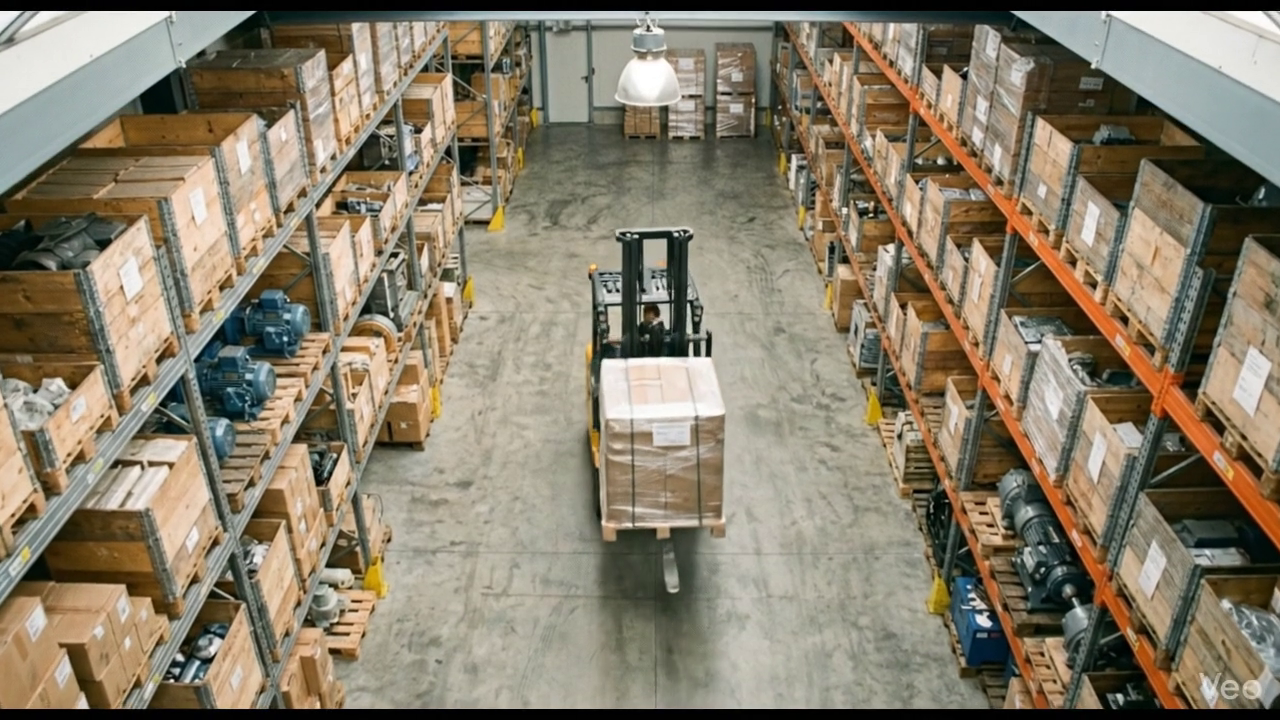
#> input picture frame 19 of Video/input_video.mp4, 1280 x 720 px
$ python cropVDO.py
#> lines starting #> are read from the running program, lines starting #| are printed output that depends on the picture
import cv2
vdo = cv2.VideoCapture("Video/input_video.mp4")

while True:
    ret, frame = vdo.read()
#> frame is the input picture: shape (720, 1280, 3); mean B, G, R 107.1, 126.5, 136.2
    if not ret:
        break

    cropped = frame[100:200, 50:150]
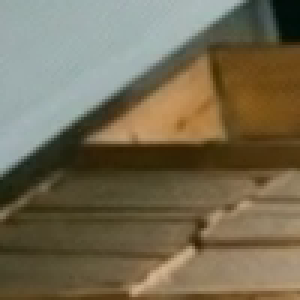
#> cropped: shape (100, 100, 3) (shown 3 times larger); mean B, G, R 83, 107, 116.9
    cv2.imshow("Original vod : ", frame)
    cv2.imshow("Cropped vod : ", cropped)
    if cv2.waitKey(25) & 0xFF == ord('q'):
#> (key q is pressed here)
        break
vdo.release()
cv2.destroyAllWindows()

$ run again, starting later in the video
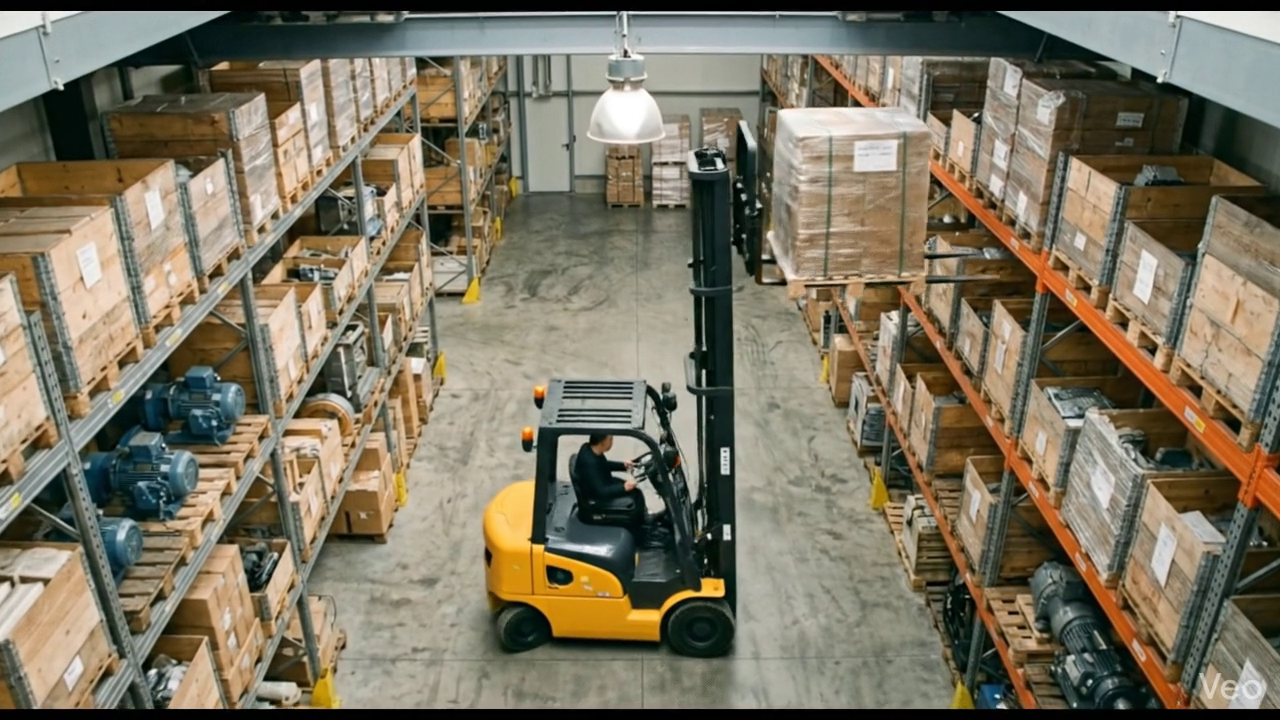
#> input picture frame 86 of Video/input_video.mp4, 1280 x 720 px
#> frame is the input picture: shape (720, 1280, 3); mean B, G, R 97.4, 116.6, 124.3
#> `cropped = frame[100:200, 50:150]`:
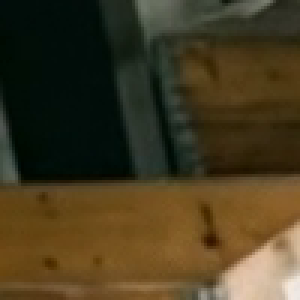
#> cropped: shape (100, 100, 3) (shown 3 times larger); mean B, G, R 32.2, 58.3, 69.2

$ run again, starting later in the video
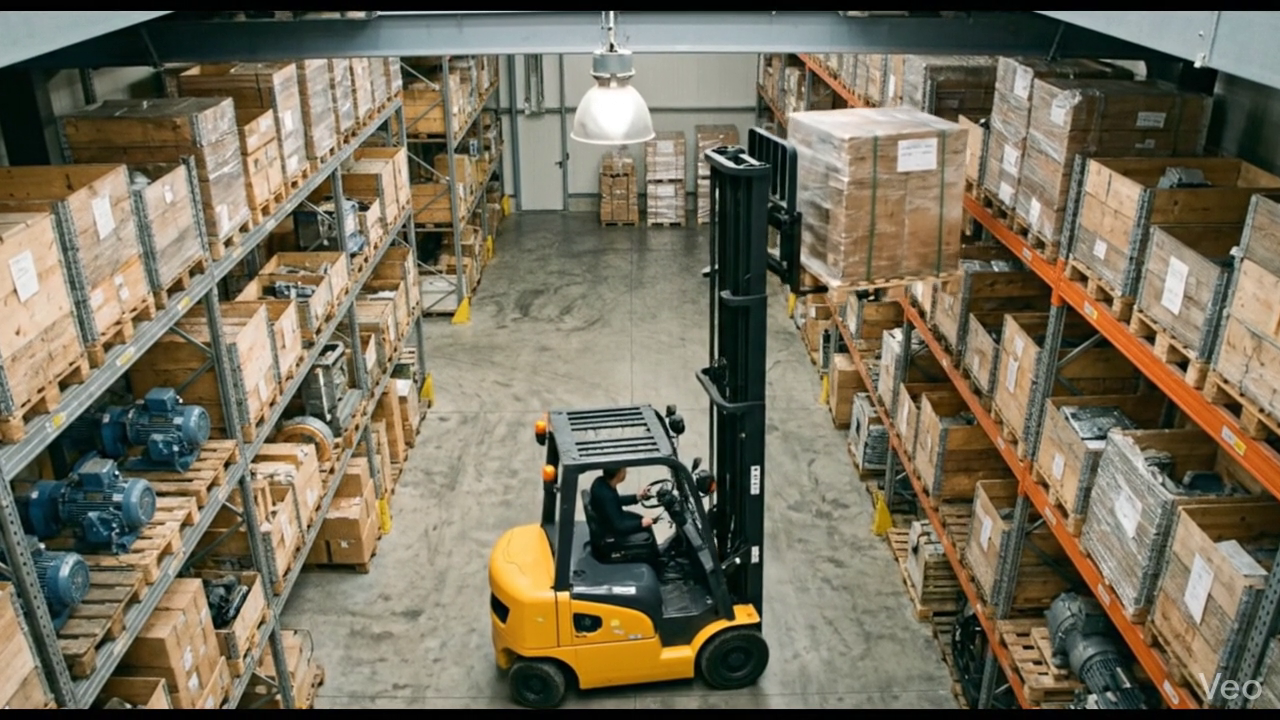
#> input picture frame 153 of Video/input_video.mp4, 1280 x 720 px
#> frame is the input picture: shape (720, 1280, 3); mean B, G, R 92.2, 111.5, 118.9
#> `cropped = frame[100:200, 50:150]`:
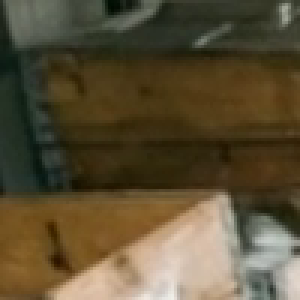
#> cropped: shape (100, 100, 3) (shown 3 times larger); mean B, G, R 53.2, 79, 90.9
